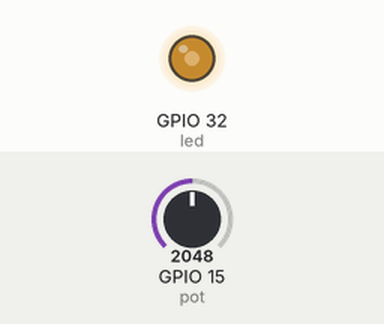
Simulated run of this sketch. Board: ESP32. Parts: output pins drawn as LEDs (lit = HIGH). The inputs (shaded band) are chosen by the test bench; at power-on: GPIO 15 (pot) = 2048.

Above: at 1.2 s.
1.3 s: GPIO 15 (pot) set to 2866
At 2.0 s:
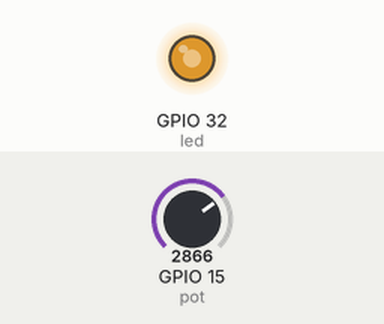
2.8 s: GPIO 15 (pot) set to 3603
At 3.2 s:
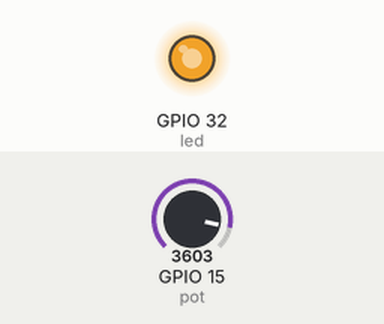
4.3 s: GPIO 15 (pot) set to 491
At 5.5 s:
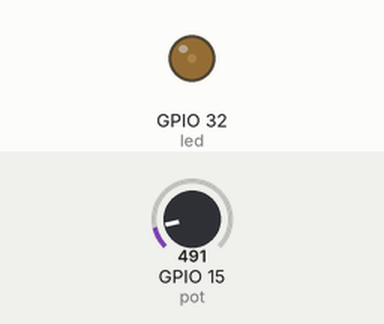
5.8 s: GPIO 15 (pot) set to 0
At 6.7 s:
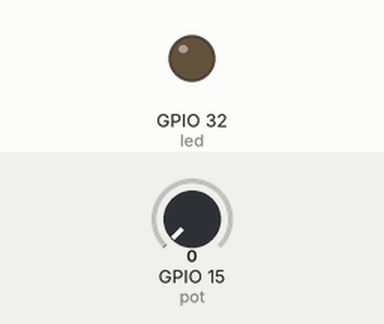
Timing chart, 0 to 8.3 s (numbered marks = the images above; inputs shaded):
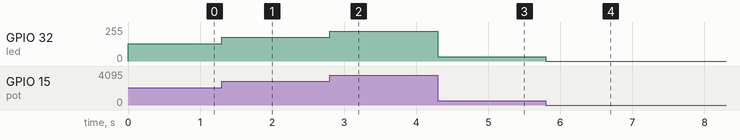

The sketch:

analo_ip_pot.ino
```cpp
const byte pot = 15;
const byte led = 32; //pwm pin were led s attached

void setup() {
  // put your setup code here, to run once:
  ledcAttachPin(led,0);//assign led to a channel
  ledcSetup(0,4000,12);

}

void loop() {
  // put your main code here, to run repeatedly:
  ledcWrite(0,analogRead(pot));//set led brightness

}
```

Measured:
- after the input at 1.3 s, GPIO 32 (led): 128/255 → 178/255 at once
- after the input at 2.8 s, GPIO 32 (led): 178/255 → 224/255 at once
- after the input at 4.3 s, GPIO 32 (led): 224/255 → 31/255 at once
- after the input at 5.8 s, GPIO 32 (led): 31/255 → 0/255 at once
